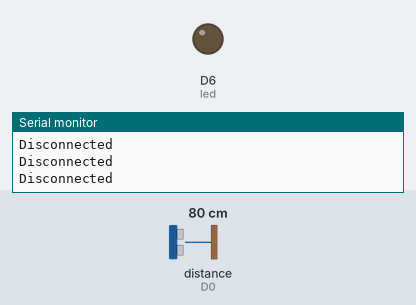
Simulated run of this sketch. Board: ESP8266 (NodeMCU). On the bench: output pins drawn as LEDs (lit = HIGH), the last lines printed to the serial monitor. Wiring (inferred from the names in the program): ultrasonic range finder: trigger D1; echo D0. The inputs (shaded band) are chosen by the test bench; at power-on: distance to the obstacle (sensor on D0) 80 cm. The echo pulse lasts 58.3 µs per cm; WiFi joins after 1.5 s; servers stay silent unless stated; no MQTT or app messages arrive unless stated; pins used as bus, display or sensor lines are not drawn.

Above: at 2.7 s.
2.8 s: distance to the obstacle (sensor on D0) set to 11 cm
4.3 s: distance to the obstacle (sensor on D0) set to 8 cm
At 5.3 s:
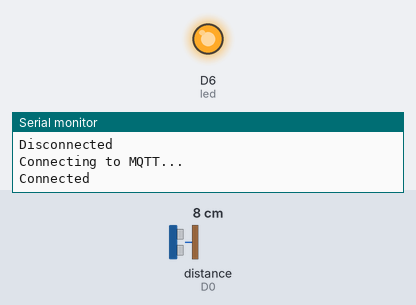
5.8 s: distance to the obstacle (sensor on D0) set to 18 cm
At 7.6 s:
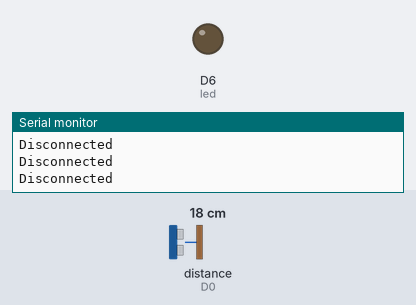
7.9 s: distance to the obstacle (sensor on D0) set to 2 cm
At 8.6 s:
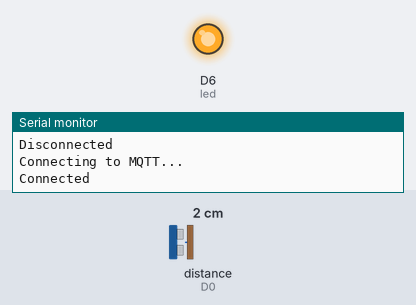
Timing chart, 0 to 10.4 s (numbered marks = the images above; inputs shaded):
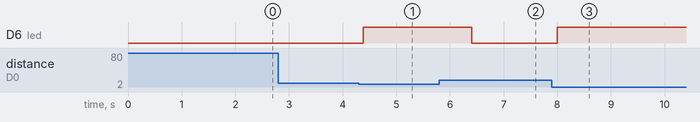

The sketch:

OLed_Mqtt.ino
```cpp
// This example just provide basic function test;
// For more informations, please vist www.heltec.cn or mail to support@heltec.cn
#include <ESP8266WiFi.h>
#include <PubSubClient.h>
#include <Wire.h>

int counter = 0;
const int inRange = 580;
const int trig = D1;
const int echo = D0;
const int led = D6;
const char* ssid = "Sona";
const char* password =  "cff7350a";
const char* mqttServer = "m23.cloudmqtt.com";
const int mqttPort = 15311;
const char* mqttUser = "xuorfeiq";
const char* mqttPassword = "e_Zn_HTQYEiz";
//WIFI_Kit_8's OLED connection:
//SDA -- GPIO4 -- D2
//SCL -- GPIO5 -- D1
//RST -- GPIO16 -- D0

//int red = D6;
//int green = D8;
//int blue = D7;

WiFiClient espClient;
PubSubClient client(espClient);
//#define RST_OLED 16
//OLED display(4, 5);
String str;

// If you bought WIFI Kit 8 before 2017-8-20, you may try this initial
//#define RST_OLED D2
//OLED display(SDA, SCL);

void setup() {
  pinMode(trig,OUTPUT);
  pinMode(led, OUTPUT);
  digitalWrite(trig,LOW);
  digitalWrite(led,LOW);

  Serial.begin(9600);
  setup_wifi();
  /*pinMode(RST_OLED, OUTPUT);

  //Rgb-Led
  pinMode(red,OUTPUT);
  pinMode(green,OUTPUT);
  pinMode(blue,OUTPUT);

  digitalWrite(RST_OLED, LOW);   // turn D2 low to reset OLED
  delay(50);
  digitalWrite(RST_OLED, HIGH);    // while OLED is running, must set D2 in high
  Serial.print("Testar.....");*/

  // Initialize display
//  display.begin();

  // Test display ON
 // display.on();
 // delay(1*1000);

  //Mqtt settings
  client.setServer(mqttServer, mqttPort);
  client.setCallback(callback);
/*while(inRange){
 //Mqtt connect to server
  while (!client.connected()) {
    Serial.println("Connecting to MQTT...");

    if (client.connect("ESP8266Client", mqttUser, mqttPassword )) {

      Serial.println("connected");

    } else {

      Serial.print("failed with state ");
      Serial.print(client.state());
      delay(2000);

    }
  }
}*/
  //client.setServer(mqttServer,mqttPort);
  //client.setCallback(callback);
  //client.publish("esp/test", "Hello from ESP8266");
  //client.subscribe("esp/test");

}

void loop() {

unsigned long t1;
unsigned long t2;
unsigned pulse_width;


digitalWrite(trig,HIGH);
delayMicroseconds(10);
digitalWrite(trig,LOW);

while(digitalRead(echo)==LOW);

t1 = micros();
while(digitalRead(echo)==HIGH);
t2=micros();

pulse_width = t2-t1;

if(inRange>pulse_width){
  counter = 0;
 //Mqtt connect to server
  while (!client.connected()) {
    Serial.println("Connecting to MQTT...");

    if (client.connect("ESP8266Client", mqttUser, mqttPassword )) {
      digitalWrite(led,HIGH);
      Serial.println("Connected");

    } else {

      Serial.print("failed with state ");
      Serial.print(client.state());
      delay(2000);

    }
  }

  //kod för känna igen rörelse och LED tändning
}
if(inRange<pulse_width){
  counter++;
  if(counter>=10){
    digitalWrite(led,LOW);
   client.disconnect();
   counter = 0;
  }
Serial.println("Disconnected");
}
client.loop();
delay(60);
}

void setup_wifi(){
  delay(50);
  // We start by connecting to a WiFi network
  Serial.println();
  Serial.print("Connecting to ");
  Serial.println(ssid);

  WiFi.begin(ssid, password);

  while (WiFi.status() != WL_CONNECTED) {
    delay(500);
    Serial.print(".");
  }

  Serial.println("");
  Serial.println("WiFi connected");
  Serial.println("IP address: ");
  Serial.println(WiFi.localIP());
}
void callback(char* topic, byte* payload, unsigned int length) {

  Serial.print("Message arrived in topic: ");
  Serial.println(topic);

  Serial.print("Message:");
  for (int i = 0; i < length; i++) {
    Serial.print((char)payload[i]);
  }

  Serial.println();
  Serial.println("-----------------------");

}
//Method called when new message arrives
/*void callback(char* topic, byte* payload, unsigned int length) {
  Serial.print("Message arrived in topic: ");
  Serial.println(topic);
  //display.clear();
  delay(200);
  str="";
  //Forloop for getting string from payload that was sent to mqtt
  //from the android phone
  for (int i = 0; i < length; i++) {
    str += (char)payload[i];
  }
  int r,g,b;
  int i = 0;
  int oldComma = 0;

  // For loop used for parsing RGB values Only!
  for(int j =0; j<str.length();j++){
    if(str.substring(j,j+1).equals(",")){
      if(i == 0){
        r = str.substring(oldComma,j).toInt();
        Serial.print("Red: ");
        delay(20);
        Serial.println(r);
        delay(20);
        oldComma = j+1;
        i++;
      }
      else if(i == 1){
        g = str.substring(oldComma,j).toInt();
        Serial.print("Green: ");
        delay(20);
        Serial.println(g);
        delay(20);
        oldComma = j+1;
        i++;

        delay(20);

        b = str.substring(oldComma,str.length()).toInt();
        delay(20);
        Serial.print("Blue: ");
        delay(20);
        Serial.println(b);
        i = 0;
        oldComma = 0;
        break;
      }
    }

  }
  analogWrite(red,r*2);
  delay(20);
  analogWrite(green,g*2);
  delay(20);
  analogWrite(blue,b*2);

  Uncomment if using normal led
  if(str.equals("On")){
    digitalWrite(D7,HIGH);
  }
  else{
    digitalWrite(D7,LOW);
  }
  display.print(string2char(str));
}*/


char* string2char(String command){
    if(command.length()!=0){
        char *p = const_cast<char*>(command.c_str());
        return p;
    }
}
```

Measured:
- the behaviour switches between 10 and 9 cm on distance to the obstacle (sensor on D0) (found by bisection; images 0 and 1)
- after the input at 4.3 s, D6 (led): LOW → HIGH after 0.08 s
- after the input at 5.8 s, D6 (led): HIGH → LOW after 0.60 s
- after the input at 7.9 s, D6 (led): LOW → HIGH after 0.10 s
